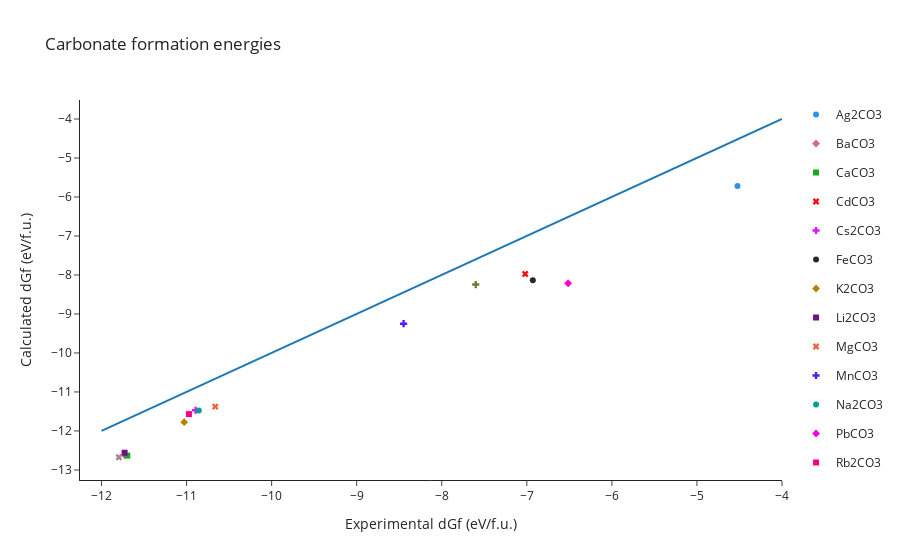

The cell this chart's notebook holds for it:
### Markdown cell above
### Plot before correction

### Code cell
df = pandas.DataFrame({"x":energies_exp, "y":energies_calc, "name":names})

scatter = px.scatter(df, x="x", y="y", hover_name="name", symbol="name", color="name", color_discrete_sequence=[px.colors.qualitative.Dark24[i] for i in range(len(df_new))])
line = px.line(x=[-12, -4], y=[-12, -4])

fig = go.Figure(scatter.data + line.data)
fig.update_layout({"title": "Carbonate formation energies",
                   "xaxis_title":"Experimental dGf (eV/f.u.)",
                   "yaxis_title":"Calculated dGf (eV/f.u.)"})
fig.show()

### Figure 1 — Plotly figure (JSON) as saved in the notebook; plotly's stock layout.template omitted (floating-point values rounded to 4 significant figures)
{"data": [{"hovertemplate": "<b>%{hovertext}</b><br><br>name=Ag2CO3<br>x=%{x}<br>y=%{y}<extra></extra>", "hovertext": ["Ag2CO3"], "legendgroup": "Ag2CO3", "marker": {"color": "#2E91E5", "symbol": "circle"}, "mode": "markers", "name": "Ag2CO3", "orientation": "v", "showlegend": true, "type": "scatter", "x": [-4.523], "xaxis": "x", "y": [-5.716], "yaxis": "y"}, {"hovertemplate": "<b>%{hovertext}</b><br><br>name=BaCO3<br>x=%{x}<br>y=%{y}<extra></extra>", "hovertext": ["BaCO3"], "legendgroup": "BaCO3", "marker": {"color": "#E15F99", "symbol": "diamond"}, "mode": "markers", "name": "BaCO3", "orientation": "v", "showlegend": true, "type": "scatter", "x": [-11.73], "xaxis": "x", "y": [-12.62], "yaxis": "y"}, {"hovertemplate": "<b>%{hovertext}</b><br><br>name=CaCO3<br>x=%{x}<br>y=%{y}<extra></extra>", "hovertext": ["CaCO3"], "legendgroup": "CaCO3", "marker": {"color": "#1CA71C", "symbol": "square"}, "mode": "markers", "name": "CaCO3", "orientation": "v", "showlegend": true, "type": "scatter", "x": [-11.7], "xaxis": "x", "y": [-12.63], "yaxis": "y"}, {"hovertemplate": "<b>%{hovertext}</b><br><br>name=CdCO3<br>x=%{x}<br>y=%{y}<extra></extra>", "hovertext": ["CdCO3"], "legendgroup": "CdCO3", "marker": {"color": "#FB0D0D", "symbol": "x"}, "mode": "markers", "name": "CdCO3", "orientation": "v", "showlegend": true, "type": "scatter", "x": [-7.019], "xaxis": "x", "y": [-7.974], "yaxis": "y"}, {"hovertemplate": "<b>%{hovertext}</b><br><br>name=Cs2CO3<br>x=%{x}<br>y=%{y}<extra></extra>", "hovertext": ["Cs2CO3"], "legendgroup": "Cs2CO3", "marker": {"color": "#DA16FF", "symbol": "cross"}, "mode": "markers", "name": "Cs2CO3", "orientation": "v", "showlegend": true, "type": "scatter", "x": [-10.89], "xaxis": "x", "y": [-11.47], "yaxis": "y"}, {"hovertemplate": "<b>%{hovertext}</b><br><br>name=FeCO3<br>x=%{x}<br>y=%{y}<extra></extra>", "hovertext": ["FeCO3"], "legendgroup": "FeCO3", "marker": {"color": "#222A2A", "symbol": "circle"}, "mode": "markers", "name": "FeCO3", "orientation": "v", "showlegend": true, "type": "scatter", "x": [-6.929], "xaxis": "x", "y": [-8.133], "yaxis": "y"}, {"hovertemplate": "<b>%{hovertext}</b><br><br>name=K2CO3<br>x=%{x}<br>y=%{y}<extra></extra>", "hovertext": ["K2CO3"], "legendgroup": "K2CO3", "marker": {"color": "#B68100", "symbol": "diamond"}, "mode": "markers", "name": "K2CO3", "orientation": "v", "showlegend": true, "type": "scatter", "x": [-11.03], "xaxis": "x", "y": [-11.77], "yaxis": "y"}, {"hovertemplate": "<b>%{hovertext}</b><br><br>name=Li2CO3<br>x=%{x}<br>y=%{y}<extra></extra>", "hovertext": ["Li2CO3"], "legendgroup": "Li2CO3", "marker": {"color": "#750D86", "symbol": "square"}, "mode": "markers", "name": "Li2CO3", "orientation": "v", "showlegend": true, "type": "scatter", "x": [-11.73], "xaxis": "x", "y": [-12.56], "yaxis": "y"}, {"hovertemplate": "<b>%{hovertext}</b><br><br>name=MgCO3<br>x=%{x}<br>y=%{y}<extra></extra>", "hovertext": ["MgCO3"], "legendgroup": "MgCO3", "marker": {"color": "#EB663B", "symbol": "x"}, "mode": "markers", "name": "MgCO3", "orientation": "v", "showlegend": true, "type": "scatter", "x": [-10.66], "xaxis": "x", "y": [-11.38], "yaxis": "y"}, {"hovertemplate": "<b>%{hovertext}</b><br><br>name=MnCO3<br>x=%{x}<br>y=%{y}<extra></extra>", "hovertext": ["MnCO3"], "legendgroup": "MnCO3", "marker": {"color": "#511CFB", "symbol": "cross"}, "mode": "markers", "name": "MnCO3", "orientation": "v", "showlegend": true, "type": "scatter", "x": [-8.449], "xaxis": "x", "y": [-9.249], "yaxis": "y"}, {"hovertemplate": "<b>%{hovertext}</b><br><br>name=Na2CO3<br>x=%{x}<br>y=%{y}<extra></extra>", "hovertext": ["Na2CO3"], "legendgroup": "Na2CO3", "marker": {"color": "#00A08B", "symbol": "circle"}, "mode": "markers", "name": "Na2CO3", "orientation": "v", "showlegend": true, "type": "scatter", "x": [-10.86], "xaxis": "x", "y": [-11.48], "yaxis": "y"}, {"hovertemplate": "<b>%{hovertext}</b><br><br>name=PbCO3<br>x=%{x}<br>y=%{y}<extra></extra>", "hovertext": ["PbCO3"], "legendgroup": "PbCO3", "marker": {"color": "#FB00D1", "symbol": "diamond"}, "mode": "markers", "name": "PbCO3", "orientation": "v", "showlegend": true, "type": "scatter", "x": [-6.515], "xaxis": "x", "y": [-8.212], "yaxis": "y"}, {"hovertemplate": "<b>%{hovertext}</b><br><br>name=Rb2CO3<br>x=%{x}<br>y=%{y}<extra></extra>", "hovertext": ["Rb2CO3"], "legendgroup": "Rb2CO3", "marker": {"color": "#FC0080", "symbol": "square"}, "mode": "markers", "name": "Rb2CO3", "orientation": "v", "showlegend": true, "type": "scatter", "x": [-10.97], "xaxis": "x", "y": [-11.57], "yaxis": "y"}, {"hovertemplate": "<b>%{hovertext}</b><br><br>name=SrCO3<br>x=%{x}<br>y=%{y}<extra></extra>", "hovertext": ["SrCO3"], "legendgroup": "SrCO3", "marker": {"color": "#B2828D", "symbol": "x"}, "mode": "markers", "name": "SrCO3", "orientation": "v", "showlegend": true, "type": "scatter", "x": [-11.8], "xaxis": "x", "y": [-12.67], "yaxis": "y"}, {"hovertemplate": "<b>%{hovertext}</b><br><br>name=ZnCO3<br>x=%{x}<br>y=%{y}<extra></extra>", "hovertext": ["ZnCO3"], "legendgroup": "ZnCO3", "marker": {"color": "#6C7C32", "symbol": "cross"}, "mode": "markers", "name": "ZnCO3", "orientation": "v", "showlegend": true, "type": "scatter", "x": [-7.6], "xaxis": "x", "y": [-8.246], "yaxis": "y"}, {"hovertemplate": "x=%{x}<br>y=%{y}<extra></extra>", "legendgroup": "", "line": {"color": "#1F77B4", "dash": "solid"}, "marker": {"symbol": "circle"}, "mode": "lines", "name": "", "orientation": "v", "showlegend": false, "type": "scatter", "x": [-12, -4], "xaxis": "x", "y": [-12, -4], "yaxis": "y"}], "layout": {"title": {"text": "Carbonate formation energies"}, "xaxis": {"title": {"text": "Experimental dGf (eV/f.u.)"}}, "yaxis": {"title": {"text": "Calculated dGf (eV/f.u.)"}}}}
